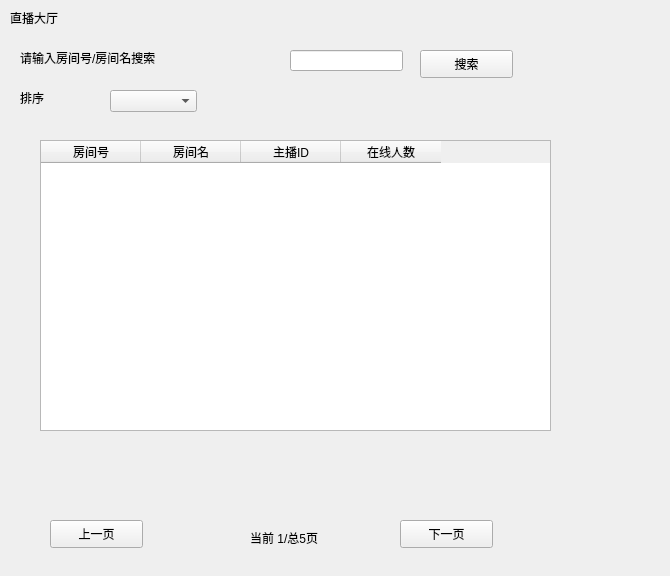
<?xml version="1.0" encoding="UTF-8"?>
<ui version="4.0">
 <class>RoomHallWidget</class>
 <widget class="QWidget" name="RoomHallWidget">
  <property name="geometry">
   <rect>
    <x>0</x>
    <y>0</y>
    <width>670</width>
    <height>576</height>
   </rect>
  </property>
  <property name="windowTitle">
   <string>Form</string>
  </property>
  <widget class="QComboBox" name="cbox_Sort">
   <property name="geometry">
    <rect>
     <x>110</x>
     <y>90</y>
     <width>87</width>
     <height>22</height>
    </rect>
   </property>
  </widget>
  <widget class="QLabel" name="label">
   <property name="geometry">
    <rect>
     <x>20</x>
     <y>90</y>
     <width>72</width>
     <height>15</height>
    </rect>
   </property>
   <property name="text">
    <string>排序</string>
   </property>
  </widget>
  <widget class="QLabel" name="label_2">
   <property name="geometry">
    <rect>
     <x>10</x>
     <y>10</y>
     <width>72</width>
     <height>15</height>
    </rect>
   </property>
   <property name="text">
    <string>直播大厅</string>
   </property>
  </widget>
  <widget class="QLabel" name="label_3">
   <property name="geometry">
    <rect>
     <x>20</x>
     <y>50</y>
     <width>201</width>
     <height>16</height>
    </rect>
   </property>
   <property name="text">
    <string>请输入房间号/房间名搜索</string>
   </property>
  </widget>
  <widget class="QLineEdit" name="edit_Search">
   <property name="geometry">
    <rect>
     <x>290</x>
     <y>50</y>
     <width>113</width>
     <height>21</height>
    </rect>
   </property>
  </widget>
  <widget class="QPushButton" name="btn_Search">
   <property name="geometry">
    <rect>
     <x>420</x>
     <y>50</y>
     <width>93</width>
     <height>28</height>
    </rect>
   </property>
   <property name="text">
    <string>搜索</string>
   </property>
  </widget>
  <widget class="QPushButton" name="btn_Prev">
   <property name="geometry">
    <rect>
     <x>50</x>
     <y>520</y>
     <width>93</width>
     <height>28</height>
    </rect>
   </property>
   <property name="text">
    <string>上一页</string>
   </property>
  </widget>
  <widget class="QPushButton" name="btn_Next">
   <property name="geometry">
    <rect>
     <x>400</x>
     <y>520</y>
     <width>93</width>
     <height>28</height>
    </rect>
   </property>
   <property name="text">
    <string>下一页</string>
   </property>
  </widget>
  <widget class="QLabel" name="lab_PageInfo">
   <property name="geometry">
    <rect>
     <x>250</x>
     <y>530</y>
     <width>111</width>
     <height>16</height>
    </rect>
   </property>
   <property name="text">
    <string>当前 1/总5页</string>
   </property>
  </widget>
  <widget class="QTableWidget" name="table_RoomList">
   <property name="geometry">
    <rect>
     <x>40</x>
     <y>140</y>
     <width>511</width>
     <height>291</height>
    </rect>
   </property>
   <column>
    <property name="text">
     <string>房间号</string>
    </property>
   </column>
   <column>
    <property name="text">
     <string>房间名</string>
    </property>
   </column>
   <column>
    <property name="text">
     <string>主播ID</string>
    </property>
   </column>
   <column>
    <property name="text">
     <string>在线人数</string>
    </property>
   </column>
  </widget>
 </widget>
 <resources/>
 <connections/>
</ui>
